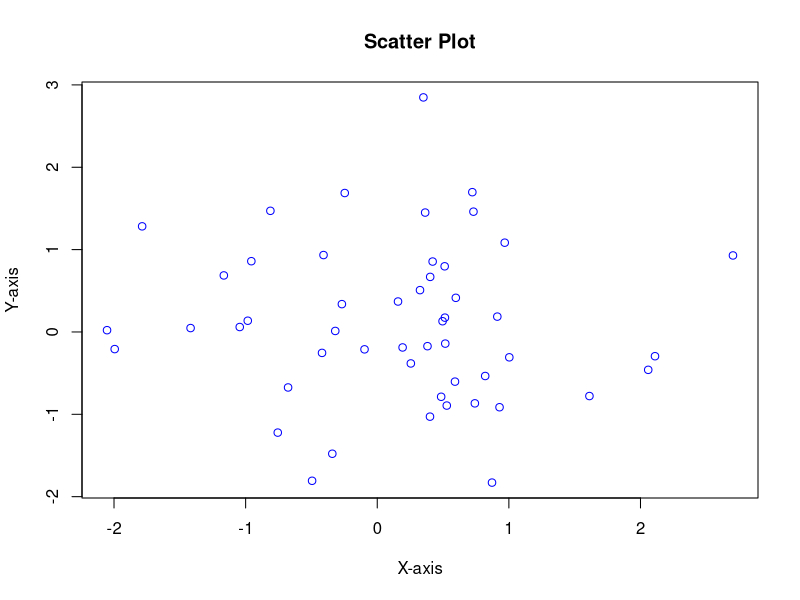
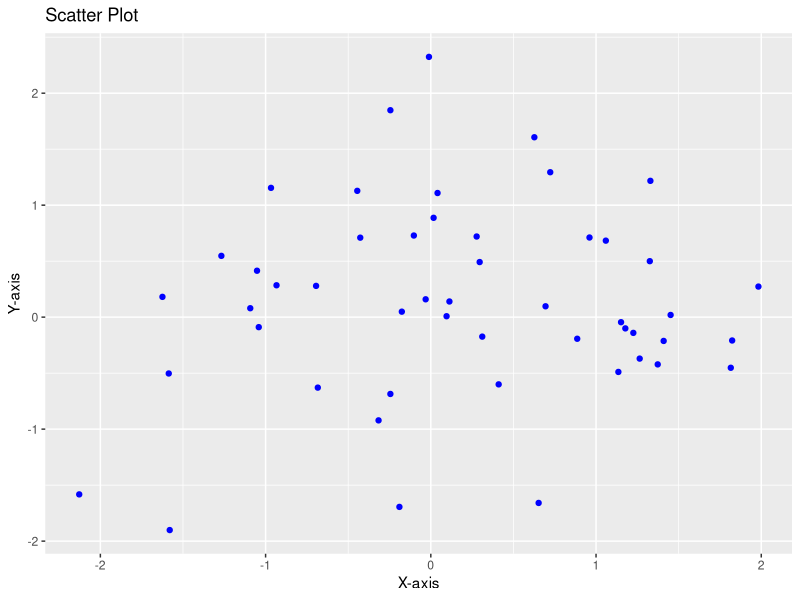

R code for these plots, in order:
## ---- chunk 1
# Example of R code
     x <- c(1, 2, 3, 4, 5)
     y <- x * 2
     print(y)
## ---- chunk 2
# Example of R syntax
     x <- seq(1, 10)
     y <- x^2
     if (mean(y) > 20) {
       print("Mean is greater than 20")
     }
## ---- chunk 3
 # Example of R code
     x <- c(1, 2, 3, 4, 5)
     y <- x * 2
     print(y)
## ---- chunk 4
# Example of creating a numeric vector in R
num_vector <- c(1, 2, 3, 4, 5)
## ---- chunk 5
# Example of creating a matrix in R
mat <- matrix(1:9, nrow = 3, ncol = 3)
## ---- chunk 6
# Example of creating a list in R
my_list <- list("apple", 42, c(1, 2, 3), TRUE)
## ---- chunk 7
# Example of creating a data frame in R
df <- data.frame(name = c("Alice", "Bob", "Carol"),
        age = c(25, 30, 35), height = c(162, 175, 168))
## ---- chunk 8
# Example of filtering rows using base R functions
df <- data.frame(name = c("Alice", "Bob", "Carol",        "David"),age = c(25, 30, 35, 28), height = c(162, 175,   168, 172))

# Filter rows where age is greater than 27
filtered_df <- df[df$age > 27, ]
## ---- chunk 9
# Example of filtering rows using dplyr
library(dplyr)

df <- data.frame(name = c("Alice", "Bob", "Carol",        "David"),age = c(25, 30, 35, 28),height = c(162, 175,   168, 172))

# Filter rows where age is greater than 27
filtered_df <- df %>% filter(age > 27)
head(filtered_df)
## ---- chunk 10
# Example of a scatter plot using base R plotting
df <- data.frame(x = rnorm(50), y = rnorm(50))

plot(df$x, df$y, main = "Scatter Plot", xlab = "X-axis", ylab = "Y-axis", col = "blue")
## ---- chunk 11
# Example of a scatter plot using ggplot2
library(ggplot2)

df <- data.frame(x = rnorm(50), y = rnorm(50))

ggplot(df, aes(x = x, y = y)) +
    geom_point(color = "blue") +
    ggtitle("Scatter Plot") +
    xlab("X-axis") +
    ylab("Y-axis")
